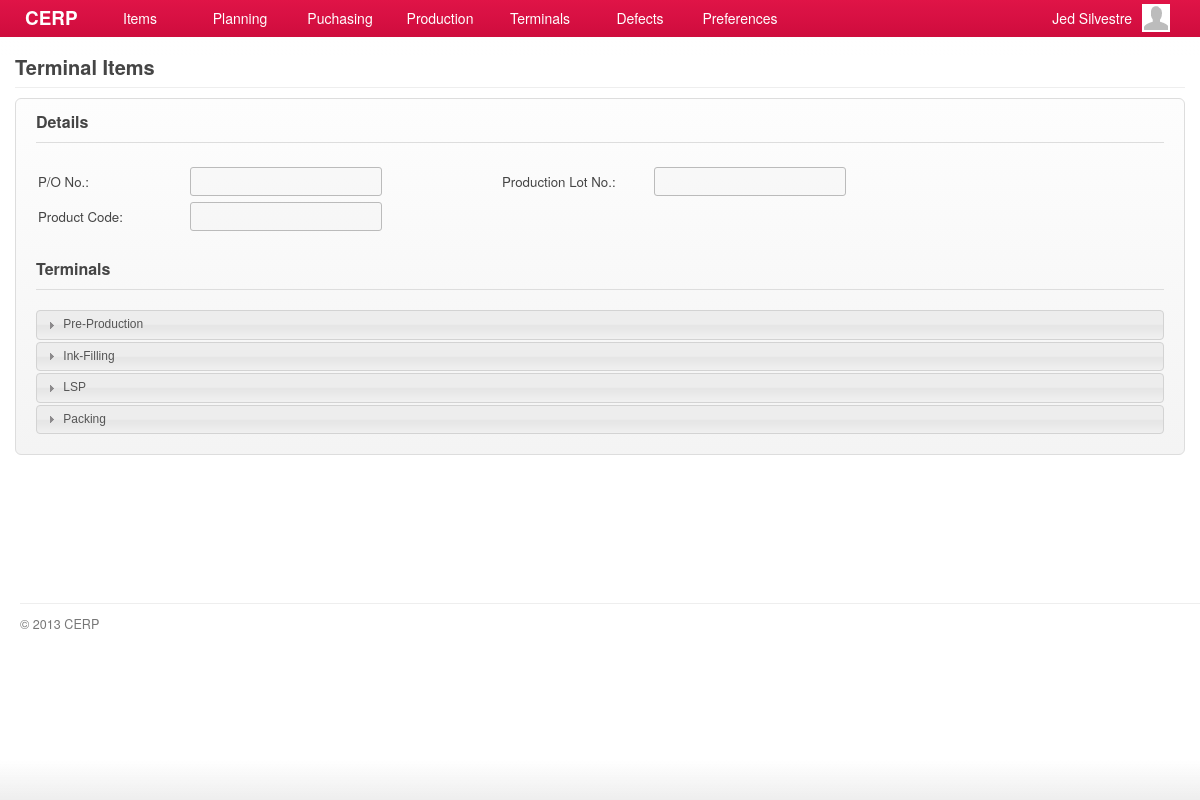
Page /account/production-plan-terminals-show.php (signed in) on the committed database.
### tables this page shows
CREATE TABLE `capabilities` (
  `id` int(11) NOT NULL AUTO_INCREMENT,
  `title` varchar(45) DEFAULT NULL,
  `name` varchar(45) DEFAULT NULL,
  `capability` varchar(45) DEFAULT NULL,
  `url` varchar(45) DEFAULT NULL,
  `parent` int(11) DEFAULT NULL,
  PRIMARY KEY (`id`)
);

CREATE TABLE `terminals` (
  `id` int(11) NOT NULL AUTO_INCREMENT,
  `location_id` int(11) DEFAULT NULL,
  `terminal_code` varchar(12) DEFAULT NULL,
  `terminal_name` varchar(45) DEFAULT NULL,
  `type` varchar(3) DEFAULT NULL,
  `description` varchar(100) DEFAULT NULL,
  `created_at` datetime DEFAULT NULL,
  `updated_at` datetime DEFAULT NULL,
  PRIMARY KEY (`id`)
);

### include/general.class.php (called while the page is built, shortened)
<?php
require('database.class.php');
require('capabilities.class.php');
require('role.class.php');
$DB				= new MySQL;
  $DB->database	= "cerpdb";
  $DB->username	= "cerpuser";
  $DB->password	= "cerpuser";
  $DB->hostname	= "localhost";
$Capabilities	= new Capabilities($DB);
$Signed			= $_SESSION['user'];
$Role		= new Role($DB, $Signed['id']);
?>

### include/role.class.php (called while the page is built, shortened)
<?php
class Role
{
	private $DB;
	private $user_id;
	function Role($db, $uid) {
  	$this->DB = $db;
		$this->user_id = $uid;
  }
	function isCapableByName($cap_name) {
		foreach ($this->getUserRoles() as $user_role) {
			$result = $this->DB->Find('role_capabilities', array(
						  			'columns' 		=> 'role_capabilities.*',
						  			'joins' => 'INNER JOIN capabilities ON capabilities.id = role_capabilities.capability_id',
						  	    'conditions' 	=> 'capabilities.capability="'. $cap_name .'" AND role_id='. $user_role['role_id']));
			if(isset($result)) {
				return TRUE;
			}
		}
	}
	function getUserRoles() {
		$result = $this->DB->Get('user_roles', array(
						  			'columns' 		=> 'user_roles.role_id, roles.name',
						  			'joins' => 'INNER JOIN roles ON roles.id = user_roles.role_id',
						  	    'conditions' 	=> 'user_roles.user_id='. $this->user_id));
		if(isset($result)) {
			return $result;
		}
	}
}

### include/database.class.php (called while the page is built, shortened)
<?php
class MySQL {
  public $username	= "cerpuser";
  public $password	= "cerpuser";
  public $hostname	= "localhost";
  public function Connect() {
    $conn = mysql_connect($this->hostname, $this->username, $this->password) or die("<br/><span class='notice'><p class='error'><strong>ERROR!</strong> Unable to connect to MySQL! </p></span>");
    return $conn;
  }
  public function Query($sql) {
  	$conn = $this->Connect();
    $result = mysql_query($sql, $conn);
	return $result;
  }
	function Find($table, $args='') {
  	if (isset($args)) {
  	  $args['columns'] = (isset($args['columns']) ? $args['columns'] : '*');
  	  $args['joins'] = (isset($args['joins']) ? $args['joins'] : '');
	 	 	$args['conditions'] = ($args['conditions'] == '' ? '' : 'where '.$args['conditions']);
		}
		$sql = "SELECT ".$args['columns']." FROM ".$table." ".$args['joins']." ".$args['conditions'];
		$row = $this->IsEmpty($this->Query($sql));
		return mysql_fetch_array($row);
  }
  function Get($table, $args='') {
  	if (isset($args)) {
  	  $args['columns'] = (isset($args['columns']) ? $args['columns'] : '*');
  	  $args['joins'] = (isset($args['joins']) ? $args['joins'] : '');
		  $args['conditions'] = ($args['conditions'] == '' ? '' : 'WHERE '.$args['conditions']);
  	  $args['order'] = (isset($args['order']) ? ' ORDER BY '.$args['order'] : '');
  	  $args['limit'] = (isset($args['limit']) ? ' LIMIT '.$args['limit'] : '');
  	  $args['group'] = (isset($args['group']) ? ' GROUP BY '.$args['group'] : '');
		}
		$data = array();
		$sql = "SELECT ".$args['columns']." FROM ".$table." ".$args['joins']." ".$args['conditions']." ".$args['group']." ".$args['order']." ".$args['limit'];
		$result = $this->IsEmpty($this->Query($sql));
		if(!empty($result)) {
	      while ($row = mysql_fetch_array($result)) {
	        $data[] = $row;
	      }
		}
		return $data;
  }
  private function IsEmpty($result) {
    if(mysql_num_rows($result) > 0) return $result;
    return null;
  }
}

### include/capabilities.class.php (called while the page is built, shortened)
<?php
class Capabilities {
  private $DB;
	public $All;
	function Capabilities($db) {
		$this->DB = $db;
		$this->GetCapabilities();
	}
  function GetTitle() {
    global $capability_key;
	return $this->All[$capability_key]['title'];
  }
	function GetCapabilities() {
		$capabilities = $this->DB->Get('capabilities', array(
					  			'columns' 		=> 'id, capability, title, name, parent, url',
					  	    'conditions' 	=> 'parent IS NOT null ORDER BY parent'));
		$all = array();
		foreach ($capabilities as $cap) {
			$all[$cap['capability']] = array('title' => $cap['title'],'name' => $cap['name'], 'url' => $cap['url'], 'parent' => $cap['parent']);
		}
		$this->All = $all;
	}
}

### account/production-plan-terminals-show.php (the view, shortened to what this page needs)
<?php
  $capability_key = 'show_production_plan_terminals';
  require('header.php');
  $allowed = $Role->isCapableByName($capability_key);
	if(!$allowed) {
		require('inaccessible.php');
	}else{
?>
	<div id="page">
		<div id="page-title">
    	<h2>
      	<span class="title"><?php echo $Capabilities->GetTitle(); ?></span>
      </h2>
		</div>
		<div id="content">
			<form class="form-container">
				<h3 class="form-title">Details</h3>
        <table>
           <tr>
              <td width="150">P/O No.:</td><td width="310"><input type="text" value="<?php echo $_GET['po'] ?>" class="text-field" disabled/></td>
              <td width="150">Production Lot No.:</td><td><input type="text" value="<?php echo $_GET['lot'] ?>" class="text-field" disabled/></td>
           </tr>
           <tr>
              <td>Product Code:</td><td><input type="text" value="<?php echo $_GET['prod'] ?>" class="text-field" disabled/></td>
              <td></td><td></td>
           </tr>
           <tr><td height="5" colspan="99"></td></tr>
        </table>
				<br/>
				<h3 class="form-title">Terminals</h3>
				<div class="accordion">
						<?php
							$terminals = $DB->Get('terminals', array(
									  			'columns' => 'terminals.id AS terminal_id, terminals.terminal_code, terminals.terminal_name, terminals.type AS terminal_type',
									  			'joins' => 'INNER JOIN locations ON locations.id = terminals.location_id',
									  	    'conditions' => 'locations.location_code = "WIP" AND terminals.type="IN"',
									  	    'order' => 'terminals.id'
					  	    ));
							foreach ($terminals as $trml) {
								echo '<h3><a href="#">'.$trml['terminal_name'].'</a></h3>';
							}
						?>
					</div>
			</div>
	</div>
<?php }
require('footer.php'); ?>

### account/header.php (shortened to what this page needs)
<?php
require('../include/general.class.php');
?>
<!DOCTYPE html>
<html lang="en">
	<head>
		<link rel="stylesheet" href="../stylesheets/main.css" />
		<link rel="stylesheet" href="../stylesheets/form.css" />
		<link rel="stylesheet" href="../stylesheets/grid.css" />
		<link rel="stylesheet" href="../stylesheets/jquery.css" />
    <link rel="stylesheet" href="../stylesheets/simplePagination.css">
		<link rel="stylesheet" href="../stylesheets/jquery.modal.css" />
		<link rel="stylesheet" href="../stylesheets/smoothness/jquery-ui-1.10.1.custom.css" />
	</head>
	<body>
    <div id="container">
      <div id="header">
				<a id="brand" href="index.php" style="text-decoration: none">CERP</a>
			</div>
      <div id="main-menu">
        <div class="menu">
        	<a href="#" alt="#menu-items" class="show-submenu">Items</a>
        </div>
        <div class="menu">
          <a href="#" alt="#menu-plan" class="show-submenu">Planning</a>
        </div>
        <div class="menu">
          <a href="#" alt="#menu-purchasing" class="show-submenu">Puchasing</a>
        </div>
        <div class="menu">
          <a href="#" alt="#menu-production" class="show-submenu">Production</a>
        </div>
        <div class="menu">
          <a href="#" alt="#menu-terminals" class="show-submenu">Terminals</a>
        </div>
        <div class="menu">
          <a href="#" alt="#menu-defects" class="show-submenu">Defects</a>
        </div>
        <div class="menu">
          <a href="#" alt="#menu-preferences" class="show-submenu">Preferences</a>
        </div>
      </div>
      <div id="menu-profile">
         <div class="avatar small"></div>
         <span><?php echo $Signed['first_name']." ". $Signed['last_name']; ?> </span>
      </div>
    	<div id="header_fade" class="fade_up"></div>
    </div>

### account/footer.php (shortened to what this page needs)
      <div id="footer">
        <p>&copy; 2013 CERP</p>
      </div>
		<div class="fade_down"></div>
  </body>
</html>

### stylesheets/main.css (style rules this page uses)
*, html, body { margin:0;padding:0; }
html { font-size: 100%; -webkit-text-size-adjust: 100%; -ms-text-size-adjust: 100%; }
body { margin: 0; font-family:"Helvetica Neue", Helvetica, Arial, sans-serif; font-size:14px; line-height:20px; color:#454545; background-color:#ffffff; }
h1, h2, h3, h4 { padding:0 0 5px; margin:0 0 10px; }
h2 { font-size:20px; }
h3 { font-size:16px; }
a { color: #0088cc; text-decoration: none; outline:none; }
#container { z-index:1; width:100%; height:37px; opacity:0.95; filter:alpha(opacity=95); position: fixed; }
#header { position:relative; padding:0 25px; height:37px; background-color:#cc0033; background-image:-moz-linear-gradient(top, #df083e, #cc0033); background-image:-webkit-gradient(linear, 0 0, 0 100%, from(#df083e), to(#cc0033)); background-image:-webkit-linear-gradient(top, #df083e, #cc0033); background-image:-o-linear-gradient(top, #df083e, #cc0033); background-image:linear-gradient(to bottom, #df083e, #cc0033); color:#ffffff; font-size:135%; }
#header_fade { position:relative; }
#header a { color:#ffffff; }
#page { background-color:#ffffff; font-size:95%; }
#content { padding:0 15px; min-height: 500px; }
#footer { display:block; padding:5px 0px 20px 20px; }
#brand { float:left; display:block; margin:8px 0 0; font-weight:bold; }
#main-menu { position:absolute; display:block; top:0; left:90px; z-index: 99; }
#main-menu .menu { float:left; width:100px; height:37px; text-align:center; outline:none; cursor:pointer; }
#main-menu .menu a { margin:8px 0 0; display:block; color:#ffffff; outline:none; }
#menu-profile { position:absolute; top:0; right:25px; display:block; padding:3px 5px 0 0; width:170px; height:33px; color:#fff; cursor:pointer; }
#menu-profile .avatar { float:right; margin:1px 0 0 10px; border:none; }
#menu-profile span { float:right; display:block; margin-top:5px; }
#page-title { margin:0 15px 10px; padding:57px 0 0; border-bottom:solid 1px #eeeeee; }
#page-title h2 { margin:0; padding:0 0 10px; }
#page-title h2 .title { float:left; padding-right:5px; }
#footer p { padding:10px 0 0; border-top:solid 1px #eeeeee; color:#777777; font-size:90%; }
.avatar { border:solid 1px #dddddd; background:#ffffff url('../images/icons/man-24x24.png') no-repeat center; }
.avatar.small { width:28px; height:28px; }
.fade_down { position: fixed; content: ''; bottom: 0; left: 0; right: 0; height: 40px; background: -webkit-linear-gradient(top, rgba(255,255,255,0), #eee); }
.fade_up { content: ''; bottom: 0; left: 0; right: 0; height: 20px; background: -webkit-linear-gradient(bottom, rgba(255,255,255,0), #fff); }

### stylesheets/form.css (style rules this page uses)
form { margin:0 0 10px; }
form table tr th, form table tr td { padding:2px 0; }
.form-container { padding:20px; border:solid 1px #dddddd; background-color:#f9f9f9; background-image:-moz-linear-gradient(top, #fdfdfd, #f4f4f4); background-image:-webkit-gradient(linear, 0 0, 0 100%, from(#fdfdfd), to(#f4f4f4)); background-image:-webkit-linear-gradient(top, #fdfdfd, #f4f4f4); background-image:-o-linear-gradient(top, #fdfdfd, #f4f4f4); background-image:linear-gradient(to bottom, #fdfdfd, #f4f4f4); -webkit-border-radius:6px; -moz-border-radius:6px; border-radius:6px; }
.form-title { margin:-7px 0 20px; padding:0 0 10px; border-bottom:solid 1px #dddddd; }
input, textarea, select { padding:4px 5px; border:solid 1px #bbbbbb; color:#222222; font-size:97%; font-family:"Helvetica Neue", Helvetica, Arial, sans-serif; -webkit-border-radius:3px; -moz-border-radius:3px; border-radius:3px; }
input.text-field { width:180px; }

### rows in the picture
capabilities: title "Terminal Items"
terminals: terminal_name "Pre-Production"
terminals: terminal_name "Ink-Filling"
terminals: terminal_name "LSP"
terminals: terminal_name "Packing"

### other values in the picture
$Signed['first_name'] "Jed"
$Signed['last_name'] "Silvestre"
